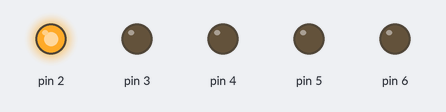
Recording of a sketch running on a simulated Arduino Uno, built with avr-gcc and run on an emulated ATmega328P. On the bench: output pins drawn as LEDs (lit = HIGH).

Above: at 0.03 s.
At 0.41 s:
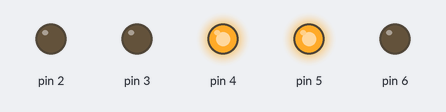
At 0.71 s:
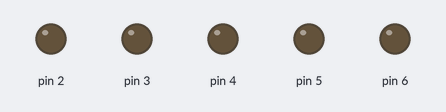
At 1.46 s:
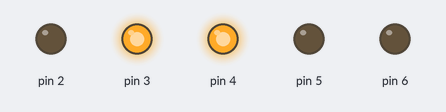
At 2.13 s:
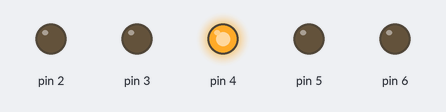
At 2.88 s:
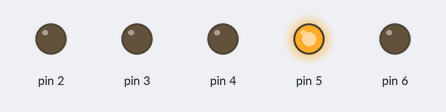
Timing chart, 0 to 3.2 s (numbered marks = the images above):
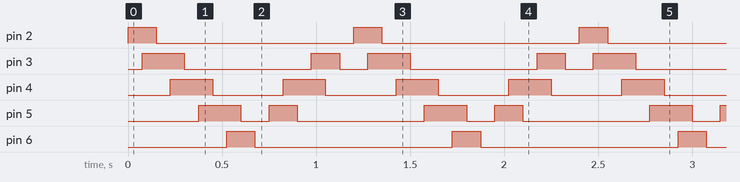

The sketch:

blinking_light_code.ino
```cpp
int off=200;
int on = 30;
int x=75;
int a=HIGH;
int b=LOW;
void setup ()  {
      pinMode (3,OUTPUT);
      pinMode (2,OUTPUT);
      pinMode (4,OUTPUT);
      pinMode (5,OUTPUT);
      pinMode (6,OUTPUT);
   }

void loop() {
digitalWrite(2,a);
delay(x);

digitalWrite(3,a);
delay(x);
digitalWrite(2,b);
delay(x);

digitalWrite(4,a);
delay(x);
digitalWrite(3,b);
delay(x);

digitalWrite(5,a);
delay(x);
digitalWrite(4,b);
delay(x);

digitalWrite(6,a);
delay(x);
digitalWrite(5,b);
delay(x);

digitalWrite(6,b);
delay(x);
digitalWrite(5,a);
delay(x);

digitalWrite(4,a);
delay(x);
digitalWrite(5,b);
delay(x);

digitalWrite(3,a);
delay(x);
digitalWrite(4,b);
delay(x);
digitalWrite(3,b);
delay(x);


      }
```

Measured:
- by itself, pin 2, pin 6: alternates HIGH for 0.15 s and LOW for 1.1 s
- by itself, pin 3: repeats every 1.2 s: LOW 0.68 s, HIGH 0.15 s, LOW 0.15 s, HIGH 0.23 s
- by itself, pin 4: alternates HIGH for 0.23 s and LOW for 0.38 s
- by itself, pin 5: repeats every 1.2 s: LOW 0.15 s, HIGH 0.15 s, LOW 0.68 s, HIGH 0.23 s
